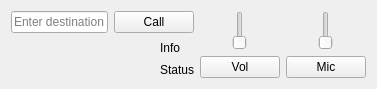
<?xml version="1.0" encoding="UTF-8"?>
<ui version="4.0">
 <class>VoiceCall_Controls</class>
 <widget class="QWidget" name="VoiceCall_Controls">
  <property name="geometry">
   <rect>
    <x>0</x>
    <y>0</y>
    <width>377</width>
    <height>89</height>
   </rect>
  </property>
  <property name="windowTitle">
   <string>Form</string>
  </property>
  <layout class="QVBoxLayout" name="verticalLayout_5">
   <item>
    <layout class="QHBoxLayout" name="horizontalLayout_5">
     <item>
      <layout class="QVBoxLayout" name="verticalLayout_4">
       <item>
        <layout class="QHBoxLayout" name="horizontalLayout">
         <item>
          <widget class="QLineEdit" name="lineEdit">
           <property name="placeholderText">
            <string>Enter destination</string>
           </property>
          </widget>
         </item>
         <item>
          <widget class="QPushButton" name="pushButton">
           <property name="text">
            <string>Call</string>
           </property>
          </widget>
         </item>
        </layout>
       </item>
       <item>
        <layout class="QHBoxLayout" name="horizontalLayout_4">
         <item>
          <spacer name="horizontalSpacer_5">
           <property name="orientation">
            <enum>Qt::Horizontal</enum>
           </property>
           <property name="sizeHint" stdset="0">
            <size>
             <width>40</width>
             <height>20</height>
            </size>
           </property>
          </spacer>
         </item>
         <item>
          <layout class="QVBoxLayout" name="verticalLayout_3">
           <item>
            <widget class="QLabel" name="label_info">
             <property name="text">
              <string>Info</string>
             </property>
            </widget>
           </item>
           <item>
            <widget class="QLabel" name="label_status">
             <property name="text">
              <string>Status</string>
             </property>
             <property name="alignment">
              <set>Qt::AlignRight|Qt::AlignTrailing|Qt::AlignVCenter</set>
             </property>
            </widget>
           </item>
          </layout>
         </item>
        </layout>
       </item>
      </layout>
     </item>
     <item>
      <layout class="QVBoxLayout" name="verticalLayout">
       <item>
        <layout class="QHBoxLayout" name="horizontalLayout_2">
         <item>
          <spacer name="horizontalSpacer">
           <property name="orientation">
            <enum>Qt::Horizontal</enum>
           </property>
           <property name="sizeType">
            <enum>QSizePolicy::Preferred</enum>
           </property>
           <property name="sizeHint" stdset="0">
            <size>
             <width>1</width>
             <height>20</height>
            </size>
           </property>
          </spacer>
         </item>
         <item>
          <widget class="QSlider" name="verticalSlider_vol">
           <property name="orientation">
            <enum>Qt::Vertical</enum>
           </property>
          </widget>
         </item>
         <item>
          <spacer name="horizontalSpacer_2">
           <property name="orientation">
            <enum>Qt::Horizontal</enum>
           </property>
           <property name="sizeType">
            <enum>QSizePolicy::Preferred</enum>
           </property>
           <property name="sizeHint" stdset="0">
            <size>
             <width>1</width>
             <height>20</height>
            </size>
           </property>
          </spacer>
         </item>
        </layout>
       </item>
       <item>
        <widget class="QPushButton" name="pushButton_muteVol">
         <property name="text">
          <string>Vol</string>
         </property>
        </widget>
       </item>
      </layout>
     </item>
     <item>
      <layout class="QVBoxLayout" name="verticalLayout_2">
       <item>
        <layout class="QHBoxLayout" name="horizontalLayout_3">
         <item>
          <spacer name="horizontalSpacer_3">
           <property name="orientation">
            <enum>Qt::Horizontal</enum>
           </property>
           <property name="sizeType">
            <enum>QSizePolicy::Preferred</enum>
           </property>
           <property name="sizeHint" stdset="0">
            <size>
             <width>1</width>
             <height>20</height>
            </size>
           </property>
          </spacer>
         </item>
         <item>
          <widget class="QSlider" name="verticalSlider_mic">
           <property name="orientation">
            <enum>Qt::Vertical</enum>
           </property>
          </widget>
         </item>
         <item>
          <spacer name="horizontalSpacer_4">
           <property name="orientation">
            <enum>Qt::Horizontal</enum>
           </property>
           <property name="sizeType">
            <enum>QSizePolicy::Preferred</enum>
           </property>
           <property name="sizeHint" stdset="0">
            <size>
             <width>1</width>
             <height>20</height>
            </size>
           </property>
          </spacer>
         </item>
        </layout>
       </item>
       <item>
        <widget class="QPushButton" name="pushButton_muteMic">
         <property name="text">
          <string>Mic</string>
         </property>
        </widget>
       </item>
      </layout>
     </item>
    </layout>
   </item>
  </layout>
 </widget>
 <resources/>
 <connections/>
</ui>
